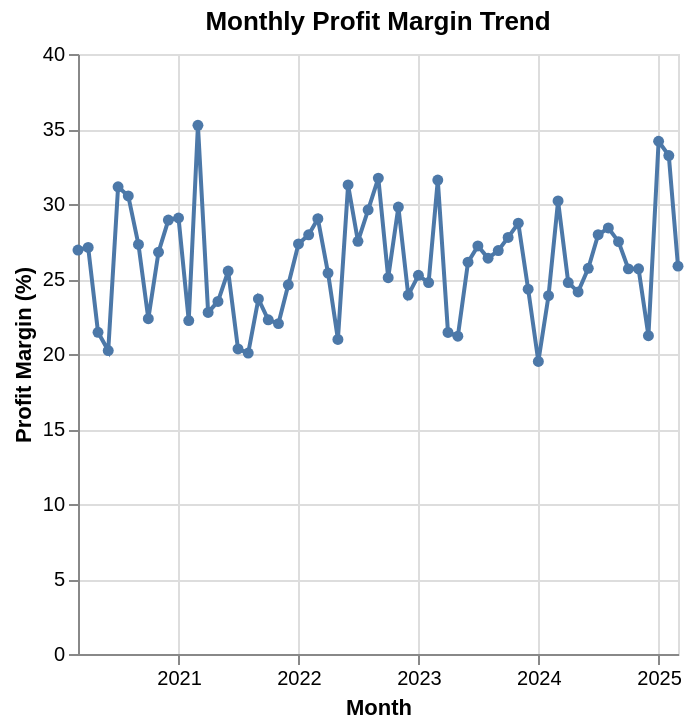

The notebook cell saved with this chart:
### Code cell
import pandas as pd
import altair as alt

# Calculate monthly profit and revenue
monthly_profit_margin = df_cleaned.groupby(['Year', 'Month']).agg(
    Total_Profit=('Profit', 'sum'),
    Total_Revenue=('Amount', 'sum')
).reset_index()

# Calculate the profit margin for each month
monthly_profit_margin['Profit_Margin'] = (monthly_profit_margin['Total_Profit'] / monthly_profit_margin['Total_Revenue']) * 100

# Create a 'Date' column for proper time-series plotting
monthly_profit_margin['Date'] = pd.to_datetime(monthly_profit_margin[['Year', 'Month']].assign(day=1))

# Create the line chart to show the trend of monthly profit margin
profit_margin_trend_chart = alt.Chart(monthly_profit_margin).mark_line(point=True).encode(
    x=alt.X('Date:T', title='Month'),
    y=alt.Y('Profit_Margin:Q', title='Profit Margin (%)'),
    tooltip=['Date:T', 'Profit_Margin:Q']
).properties(
    title='Monthly Profit Margin Trend'
)

display(profit_margin_trend_chart)

### Figure 1 — Vega-Lite specification as saved in the notebook (floating-point values rounded to 4 significant figures)
{"config": {"view": {"continuousWidth": 300, "continuousHeight": 300}}, "data": {"name": "data-c2e9c2e25e49c21bb75de833d3197a4e"}, "mark": {"type": "line", "point": true}, "encoding": {"tooltip": [{"field": "Date", "type": "temporal"}, {"field": "Profit_Margin", "type": "quantitative"}], "x": {"field": "Date", "title": "Month", "type": "temporal"}, "y": {"field": "Profit_Margin", "title": "Profit Margin (%)", "type": "quantitative"}}, "title": "Monthly Profit Margin Trend", "$schema": "https://vega.github.io/schema/vega-lite/v6.1.0.json", "datasets": {"data-c2e9c2e25e49c21bb75de833d3197a4e": [{"Year": 2020, "Month": 3, "Total_Profit": 6192, "Total_Revenue": 22991, "Profit_Margin": 26.93, "Date": "2020-03-01T00:00:00"}, {"Year": 2020, "Month": 4, "Total_Profit": 36156, "Total_Revenue": 133385, "Profit_Margin": 27.11, "Date": "2020-04-01T00:00:00"}, {"Year": 2020, "Month": 5, "Total_Profit": 24294, "Total_Revenue": 113287, "Profit_Margin": 21.44, "Date": "2020-05-01T00:00:00"}, {"Year": 2020, "Month": 6, "Total_Profit": 9489, "Total_Revenue": 46900, "Profit_Margin": 20.23, "Date": "2020-06-01T00:00:00"}, {"Year": 2020, "Month": 7, "Total_Profit": 12008, "Total_Revenue": 38556, "Profit_Margin": 31.14, "Date": "2020-07-01T00:00:00"}, {"Year": 2020, "Month": 8, "Total_Profit": 27824, "Total_Revenue": 91117, "Profit_Margin": 30.54, "Date": "2020-08-01T00:00:00"}, {"Year": 2020, "Month": 9, "Total_Profit": 29876, "Total_Revenue": 109434, "Profit_Margin": 27.3, "Date": "2020-09-01T00:00:00"}, {"Year": 2020, "Month": 10, "Total_Profit": 24776, "Total_Revenue": 110836, "Profit_Margin": 22.35, "Date": "2020-10-01T00:00:00"}, {"Year": 2020, "Month": 11, "Total_Profit": 28979, "Total_Revenue": 108170, "Profit_Margin": 26.79, "Date": "2020-11-01T00:00:00"}, {"Year": 2020, "Month": 12, "Total_Profit": 24509, "Total_Revenue": 84725, "Profit_Margin": 28.93, "Date": "2020-12-01T00:00:00"}, {"Year": 2021, "Month": 1, "Total_Profit": 6449, "Total_Revenue": 22187, "Profit_Margin": 29.07, "Date": "2021-01-01T00:00:00"}, {"Year": 2021, "Month": 2, "Total_Profit": 19967, "Total_Revenue": 89829, "Profit_Margin": 22.23, "Date": "2021-02-01T00:00:00"}, {"Year": 2021, "Month": 3, "Total_Profit": 36377, "Total_Revenue": 103198, "Profit_Margin": 35.25, "Date": "2021-03-01T00:00:00"}, {"Year": 2021, "Month": 4, "Total_Profit": 18777, "Total_Revenue": 82463, "Profit_Margin": 22.77, "Date": "2021-04-01T00:00:00"}, {"Year": 2021, "Month": 5, "Total_Profit": 29182, "Total_Revenue": 124149, "Profit_Margin": 23.51, "Date": "2021-05-01T00:00:00"}, {"Year": 2021, "Month": 6, "Total_Profit": 24667, "Total_Revenue": 96616, "Profit_Margin": 25.53, "Date": "2021-06-01T00:00:00"}, {"Year": 2021, "Month": 7, "Total_Profit": 17409, "Total_Revenue": 85611, "Profit_Margin": 20.34, "Date": "2021-07-01T00:00:00"}, {"Year": 2021, "Month": 8, "Total_Profit": 15947, "Total_Revenue": 79494, "Profit_Margin": 20.06, "Date": "2021-08-01T00:00:00"}, {"Year": 2021, "Month": 9, "Total_Profit": 13592, "Total_Revenue": 57426, "Profit_Margin": 23.67, "Date": "2021-09-01T00:00:00"}, {"Year": 2021, "Month": 10, "Total_Profit": 34803, "Total_Revenue": 156211, "Profit_Margin": 22.28, "Date": "2021-10-01T00:00:00"}, {"Year": 2021, "Month": 11, "Total_Profit": 33254, "Total_Revenue": 150979, "Profit_Margin": 22.03, "Date": "2021-11-01T00:00:00"}, {"Year": 2021, "Month": 12, "Total_Profit": 32807, "Total_Revenue": 133283, "Profit_Margin": 24.61, "Date": "2021-12-01T00:00:00"}, {"Year": 2022, "Month": 1, "Total_Profit": 39808, "Total_Revenue": 145619, "Profit_Margin": 27.34, "Date": "2022-01-01T00:00:00"}, {"Year": 2022, "Month": 2, "Total_Profit": 29826, "Total_Revenue": 106735, "Profit_Margin": 27.94, "Date": "2022-02-01T00:00:00"}, {"Year": 2022, "Month": 3, "Total_Profit": 27220, "Total_Revenue": 93795, "Profit_Margin": 29.02, "Date": "2022-03-01T00:00:00"}, {"Year": 2022, "Month": 4, "Total_Profit": 28156, "Total_Revenue": 110873, "Profit_Margin": 25.39, "Date": "2022-04-01T00:00:00"}, {"Year": 2022, "Month": 5, "Total_Profit": 30140, "Total_Revenue": 143713, "Profit_Margin": 20.97, "Date": "2022-05-01T00:00:00"}, {"Year": 2022, "Month": 6, "Total_Profit": 45962, "Total_Revenue": 146997, "Profit_Margin": 31.27, "Date": "2022-06-01T00:00:00"}, {"Year": 2022, "Month": 7, "Total_Profit": 16986, "Total_Revenue": 61745, "Profit_Margin": 27.51, "Date": "2022-07-01T00:00:00"}, {"Year": 2022, "Month": 8, "Total_Profit": 58918, "Total_Revenue": 198965, "Profit_Margin": 29.61, "Date": "2022-08-01T00:00:00"}, {"Year": 2022, "Month": 9, "Total_Profit": 15425, "Total_Revenue": 48619, "Profit_Margin": 31.73, "Date": "2022-09-01T00:00:00"}, {"Year": 2022, "Month": 10, "Total_Profit": 39007, "Total_Revenue": 155508, "Profit_Margin": 25.08, "Date": "2022-10-01T00:00:00"}, {"Year": 2022, "Month": 11, "Total_Profit": 12750, "Total_Revenue": 42793, "Profit_Margin": 29.79, "Date": "2022-11-01T00:00:00"}, {"Year": 2022, "Month": 12, "Total_Profit": 48915, "Total_Revenue": 204413, "Profit_Margin": 23.93, "Date": "2022-12-01T00:00:00"}, {"Year": 2023, "Month": 1, "Total_Profit": 16237, "Total_Revenue": 64321, "Profit_Margin": 25.24, "Date": "2023-01-01T00:00:00"}, {"Year": 2023, "Month": 2, "Total_Profit": 15101, "Total_Revenue": 60982, "Profit_Margin": 24.76, "Date": "2023-02-01T00:00:00"}, {"Year": 2023, "Month": 3, "Total_Profit": 33445, "Total_Revenue": 105849, "Profit_Margin": 31.6, "Date": "2023-03-01T00:00:00"}, {"Year": 2023, "Month": 4, "Total_Profit": 22102, "Total_Revenue": 103109, "Profit_Margin": 21.44, "Date": "2023-04-01T00:00:00"}, {"Year": 2023, "Month": 5, "Total_Profit": 17651, "Total_Revenue": 83300, "Profit_Margin": 21.19, "Date": "2023-05-01T00:00:00"}, {"Year": 2023, "Month": 6, "Total_Profit": 25536, "Total_Revenue": 97770, "Profit_Margin": 26.12, "Date": "2023-06-01T00:00:00"}, {"Year": 2023, "Month": 7, "Total_Profit": 49391, "Total_Revenue": 181554, "Profit_Margin": 27.2, "Date": "2023-07-01T00:00:00"}, {"Year": 2023, "Month": 8, "Total_Profit": 19758, "Total_Revenue": 74870, "Profit_Margin": 26.39, "Date": "2023-08-01T00:00:00"}, {"Year": 2023, "Month": 9, "Total_Profit": 29086, "Total_Revenue": 108133, "Profit_Margin": 26.9, "Date": "2023-09-01T00:00:00"}, {"Year": 2023, "Month": 10, "Total_Profit": 35231, "Total_Revenue": 126861, "Profit_Margin": 27.77, "Date": "2023-10-01T00:00:00"}, {"Year": 2023, "Month": 11, "Total_Profit": 25529, "Total_Revenue": 88896, "Profit_Margin": 28.72, "Date": "2023-11-01T00:00:00"}, {"Year": 2023, "Month": 12, "Total_Profit": 32604, "Total_Revenue": 134078, "Profit_Margin": 24.32, "Date": "2023-12-01T00:00:00"}, {"Year": 2024, "Month": 1, "Total_Profit": 9292, "Total_Revenue": 47645, "Profit_Margin": 19.5, "Date": "2024-01-01T00:00:00"}, {"Year": 2024, "Month": 2, "Total_Profit": 25896, "Total_Revenue": 108414, "Profit_Margin": 23.89, "Date": "2024-02-01T00:00:00"}, {"Year": 2024, "Month": 3, "Total_Profit": 36008, "Total_Revenue": 119216, "Profit_Margin": 30.2, "Date": "2024-03-01T00:00:00"}, {"Year": 2024, "Month": 4, "Total_Profit": 34182, "Total_Revenue": 138052, "Profit_Margin": 24.76, "Date": "2024-04-01T00:00:00"}, {"Year": 2024, "Month": 5, "Total_Profit": 28362, "Total_Revenue": 117494, "Profit_Margin": 24.14, "Date": "2024-05-01T00:00:00"}, {"Year": 2024, "Month": 6, "Total_Profit": 36191, "Total_Revenue": 140745, "Profit_Margin": 25.71, "Date": "2024-06-01T00:00:00"}, {"Year": 2024, "Month": 7, "Total_Profit": 36323, "Total_Revenue": 129944, "Profit_Margin": 27.95, "Date": "2024-07-01T00:00:00"}, {"Year": 2024, "Month": 8, "Total_Profit": 20842, "Total_Revenue": 73384, "Profit_Margin": 28.4, "Date": "2024-08-01T00:00:00"}, {"Year": 2024, "Month": 9, "Total_Profit": 23265, "Total_Revenue": 84624, "Profit_Margin": 27.49, "Date": "2024-09-01T00:00:00"}, {"Year": 2024, "Month": 10, "Total_Profit": 21337, "Total_Revenue": 83105, "Profit_Margin": 25.67, "Date": "2024-10-01T00:00:00"}, {"Year": 2024, "Month": 11, "Total_Profit": 15657, "Total_Revenue": 60976, "Profit_Margin": 25.68, "Date": "2024-11-01T00:00:00"}, {"Year": 2024, "Month": 12, "Total_Profit": 20981, "Total_Revenue": 98879, "Profit_Margin": 21.22, "Date": "2024-12-01T00:00:00"}, {"Year": 2025, "Month": 1, "Total_Profit": 38595, "Total_Revenue": 112906, "Profit_Margin": 34.18, "Date": "2025-01-01T00:00:00"}, {"Year": 2025, "Month": 2, "Total_Profit": 28151, "Total_Revenue": 84712, "Profit_Margin": 33.23, "Date": "2025-02-01T00:00:00"}, {"Year": 2025, "Month": 3, "Total_Profit": 13497, "Total_Revenue": 52198, "Profit_Margin": 25.86, "Date": "2025-03-01T00:00:00"}]}}
